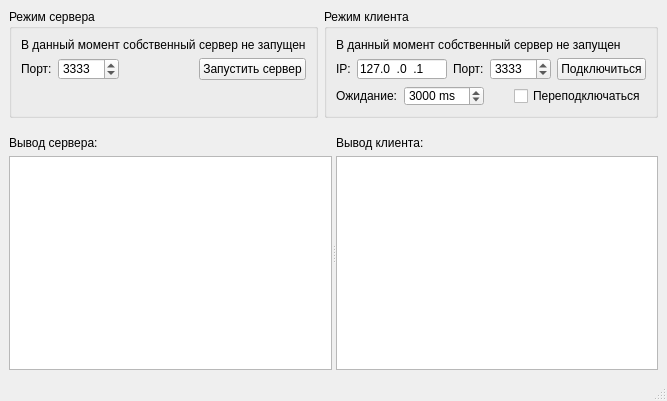
<?xml version="1.0" encoding="UTF-8"?>
<ui version="4.0">
 <class>MainWindow</class>
 <widget class="QMainWindow" name="MainWindow">
  <property name="geometry">
   <rect>
    <x>0</x>
    <y>0</y>
    <width>662</width>
    <height>401</height>
   </rect>
  </property>
  <property name="windowTitle">
   <string>Пинг-Понг</string>
  </property>
  <widget class="QWidget" name="centralwidget">
   <layout class="QVBoxLayout" name="verticalLayout" stretch="0,1">
    <property name="spacing">
     <number>0</number>
    </property>
    <property name="leftMargin">
     <number>0</number>
    </property>
    <property name="topMargin">
     <number>0</number>
    </property>
    <property name="rightMargin">
     <number>0</number>
    </property>
    <property name="bottomMargin">
     <number>0</number>
    </property>
    <item>
     <widget class="QFrame" name="frame_3">
      <property name="frameShape">
       <enum>QFrame::NoFrame</enum>
      </property>
      <property name="frameShadow">
       <enum>QFrame::Plain</enum>
      </property>
      <layout class="QVBoxLayout" name="verticalLayout_2">
       <item>
        <layout class="QHBoxLayout" name="horizontalLayout_4">
         <item>
          <widget class="QGroupBox" name="groupBox">
           <property name="title">
            <string>Режим сервера</string>
           </property>
           <layout class="QVBoxLayout" name="verticalLayout_8">
            <item>
             <widget class="QLabel" name="lblServerState">
              <property name="styleSheet">
               <string notr="true"/>
              </property>
              <property name="text">
               <string>В данный момент собственный сервер не запущен</string>
              </property>
             </widget>
            </item>
            <item>
             <layout class="QHBoxLayout" name="horizontalLayout_2">
              <item>
               <widget class="QLabel" name="label_3">
                <property name="sizePolicy">
                 <sizepolicy hsizetype="Fixed" vsizetype="Fixed">
                  <horstretch>0</horstretch>
                  <verstretch>0</verstretch>
                 </sizepolicy>
                </property>
                <property name="minimumSize">
                 <size>
                  <width>29</width>
                  <height>13</height>
                 </size>
                </property>
                <property name="text">
                 <string>Порт:</string>
                </property>
               </widget>
              </item>
              <item>
               <widget class="QSpinBox" name="spinServerPort">
                <property name="sizePolicy">
                 <sizepolicy hsizetype="Minimum" vsizetype="Fixed">
                  <horstretch>0</horstretch>
                  <verstretch>0</verstretch>
                 </sizepolicy>
                </property>
                <property name="minimumSize">
                 <size>
                  <width>0</width>
                  <height>20</height>
                 </size>
                </property>
                <property name="maximum">
                 <number>65535</number>
                </property>
                <property name="value">
                 <number>3333</number>
                </property>
               </widget>
              </item>
              <item>
               <spacer name="horizontalSpacer_2">
                <property name="orientation">
                 <enum>Qt::Horizontal</enum>
                </property>
                <property name="sizeHint" stdset="0">
                 <size>
                  <width>40</width>
                  <height>20</height>
                 </size>
                </property>
               </spacer>
              </item>
              <item>
               <widget class="QPushButton" name="btnServer">
                <property name="styleSheet">
                 <string notr="true"/>
                </property>
                <property name="text">
                 <string>Запустить сервер</string>
                </property>
               </widget>
              </item>
             </layout>
            </item>
            <item>
             <spacer name="verticalSpacer">
              <property name="orientation">
               <enum>Qt::Vertical</enum>
              </property>
              <property name="sizeHint" stdset="0">
               <size>
                <width>20</width>
                <height>0</height>
               </size>
              </property>
             </spacer>
            </item>
           </layout>
          </widget>
         </item>
         <item>
          <widget class="QGroupBox" name="groupBox_2">
           <property name="title">
            <string>Режим клиента</string>
           </property>
           <layout class="QVBoxLayout" name="verticalLayout_9">
            <item>
             <widget class="QLabel" name="lblClientState">
              <property name="text">
               <string>В данный момент собственный сервер не запущен</string>
              </property>
             </widget>
            </item>
            <item>
             <layout class="QHBoxLayout" name="horizontalLayout_3">
              <item>
               <widget class="QLabel" name="label">
                <property name="text">
                 <string>IP:</string>
                </property>
               </widget>
              </item>
              <item>
               <widget class="QLineEdit" name="editServerIp">
                <property name="sizePolicy">
                 <sizepolicy hsizetype="Minimum" vsizetype="Fixed">
                  <horstretch>0</horstretch>
                  <verstretch>0</verstretch>
                 </sizepolicy>
                </property>
                <property name="minimumSize">
                 <size>
                  <width>90</width>
                  <height>20</height>
                 </size>
                </property>
                <property name="maximumSize">
                 <size>
                  <width>30</width>
                  <height>20</height>
                 </size>
                </property>
                <property name="inputMask">
                 <string notr="true">000.000.000.000</string>
                </property>
                <property name="text">
                 <string>127.0.0.1</string>
                </property>
                <property name="maxLength">
                 <number>15</number>
                </property>
               </widget>
              </item>
              <item>
               <widget class="QLabel" name="label_2">
                <property name="text">
                 <string>Порт:</string>
                </property>
               </widget>
              </item>
              <item>
               <widget class="QSpinBox" name="spinClientPort">
                <property name="sizePolicy">
                 <sizepolicy hsizetype="Minimum" vsizetype="Fixed">
                  <horstretch>0</horstretch>
                  <verstretch>0</verstretch>
                 </sizepolicy>
                </property>
                <property name="minimumSize">
                 <size>
                  <width>0</width>
                  <height>20</height>
                 </size>
                </property>
                <property name="maximum">
                 <number>65535</number>
                </property>
                <property name="value">
                 <number>3333</number>
                </property>
               </widget>
              </item>
              <item>
               <spacer name="horizontalSpacer">
                <property name="orientation">
                 <enum>Qt::Horizontal</enum>
                </property>
                <property name="sizeHint" stdset="0">
                 <size>
                  <width>40</width>
                  <height>20</height>
                 </size>
                </property>
               </spacer>
              </item>
              <item>
               <widget class="QPushButton" name="btnClient">
                <property name="text">
                 <string>Подключиться</string>
                </property>
               </widget>
              </item>
             </layout>
            </item>
            <item>
             <layout class="QHBoxLayout" name="horizontalLayout">
              <item>
               <widget class="QLabel" name="label_5">
                <property name="text">
                 <string>Ожидание:</string>
                </property>
               </widget>
              </item>
              <item>
               <widget class="QSpinBox" name="spinClientTimeout">
                <property name="sizePolicy">
                 <sizepolicy hsizetype="Minimum" vsizetype="Fixed">
                  <horstretch>0</horstretch>
                  <verstretch>0</verstretch>
                 </sizepolicy>
                </property>
                <property name="minimumSize">
                 <size>
                  <width>0</width>
                  <height>20</height>
                 </size>
                </property>
                <property name="suffix">
                 <string> ms</string>
                </property>
                <property name="maximum">
                 <number>30000</number>
                </property>
                <property name="value">
                 <number>3000</number>
                </property>
               </widget>
              </item>
              <item>
               <spacer name="horizontalSpacer_3">
                <property name="orientation">
                 <enum>Qt::Horizontal</enum>
                </property>
                <property name="sizeHint" stdset="0">
                 <size>
                  <width>40</width>
                  <height>20</height>
                 </size>
                </property>
               </spacer>
              </item>
              <item>
               <widget class="QCheckBox" name="checkBox">
                <property name="text">
                 <string>Переподключаться</string>
                </property>
               </widget>
              </item>
             </layout>
            </item>
            <item>
             <spacer name="verticalSpacer_2">
              <property name="orientation">
               <enum>Qt::Vertical</enum>
              </property>
              <property name="sizeHint" stdset="0">
               <size>
                <width>20</width>
                <height>0</height>
               </size>
              </property>
             </spacer>
            </item>
           </layout>
          </widget>
         </item>
        </layout>
       </item>
      </layout>
     </widget>
    </item>
    <item>
     <widget class="QWidget" name="widget_4" native="true">
      <layout class="QVBoxLayout" name="verticalLayout_5">
       <property name="spacing">
        <number>6</number>
       </property>
       <property name="leftMargin">
        <number>9</number>
       </property>
       <property name="topMargin">
        <number>9</number>
       </property>
       <property name="rightMargin">
        <number>9</number>
       </property>
       <property name="bottomMargin">
        <number>9</number>
       </property>
       <item>
        <widget class="QSplitter" name="splitter">
         <property name="orientation">
          <enum>Qt::Horizontal</enum>
         </property>
         <widget class="QFrame" name="frame">
          <property name="frameShape">
           <enum>QFrame::NoFrame</enum>
          </property>
          <layout class="QVBoxLayout" name="verticalLayout_3">
           <property name="spacing">
            <number>6</number>
           </property>
           <property name="leftMargin">
            <number>0</number>
           </property>
           <property name="topMargin">
            <number>0</number>
           </property>
           <property name="rightMargin">
            <number>0</number>
           </property>
           <property name="bottomMargin">
            <number>0</number>
           </property>
           <item>
            <widget class="QLabel" name="label_4">
             <property name="text">
              <string>Вывод сервера:</string>
             </property>
            </widget>
           </item>
           <item>
            <widget class="QTextEdit" name="textServerLog">
             <property name="enabled">
              <bool>true</bool>
             </property>
             <property name="readOnly">
              <bool>true</bool>
             </property>
             <property name="html">
              <string>&lt;!DOCTYPE HTML PUBLIC &quot;-//W3C//DTD HTML 4.0//EN&quot; &quot;http://www.w3.org/TR/REC-html40/strict.dtd&quot;&gt;
&lt;html&gt;&lt;head&gt;&lt;meta name=&quot;qrichtext&quot; content=&quot;1&quot; /&gt;&lt;style type=&quot;text/css&quot;&gt;
p, li { white-space: pre-wrap; }
&lt;/style&gt;&lt;/head&gt;&lt;body style=&quot; font-family:'MS Shell Dlg 2'; font-size:8.25pt; font-weight:400; font-style:normal;&quot;&gt;
&lt;p style=&quot;-qt-paragraph-type:empty; margin-top:0px; margin-bottom:0px; margin-left:0px; margin-right:0px; -qt-block-indent:0; text-indent:0px;&quot;&gt;&lt;br /&gt;&lt;/p&gt;&lt;/body&gt;&lt;/html&gt;</string>
             </property>
            </widget>
           </item>
          </layout>
         </widget>
         <widget class="QFrame" name="frame_2">
          <property name="frameShape">
           <enum>QFrame::NoFrame</enum>
          </property>
          <layout class="QVBoxLayout" name="verticalLayout_4">
           <property name="spacing">
            <number>6</number>
           </property>
           <property name="leftMargin">
            <number>0</number>
           </property>
           <property name="topMargin">
            <number>0</number>
           </property>
           <property name="rightMargin">
            <number>0</number>
           </property>
           <property name="bottomMargin">
            <number>0</number>
           </property>
           <item>
            <widget class="QLabel" name="label_7">
             <property name="text">
              <string>Вывод клиента:</string>
             </property>
            </widget>
           </item>
           <item>
            <widget class="QTextEdit" name="textClientLog">
             <property name="enabled">
              <bool>true</bool>
             </property>
             <property name="readOnly">
              <bool>true</bool>
             </property>
            </widget>
           </item>
          </layout>
         </widget>
        </widget>
       </item>
      </layout>
     </widget>
    </item>
   </layout>
  </widget>
  <widget class="QMenuBar" name="menubar">
   <property name="geometry">
    <rect>
     <x>0</x>
     <y>0</y>
     <width>662</width>
     <height>21</height>
    </rect>
   </property>
  </widget>
  <widget class="QStatusBar" name="statusbar"/>
 </widget>
 <resources/>
 <connections/>
</ui>
